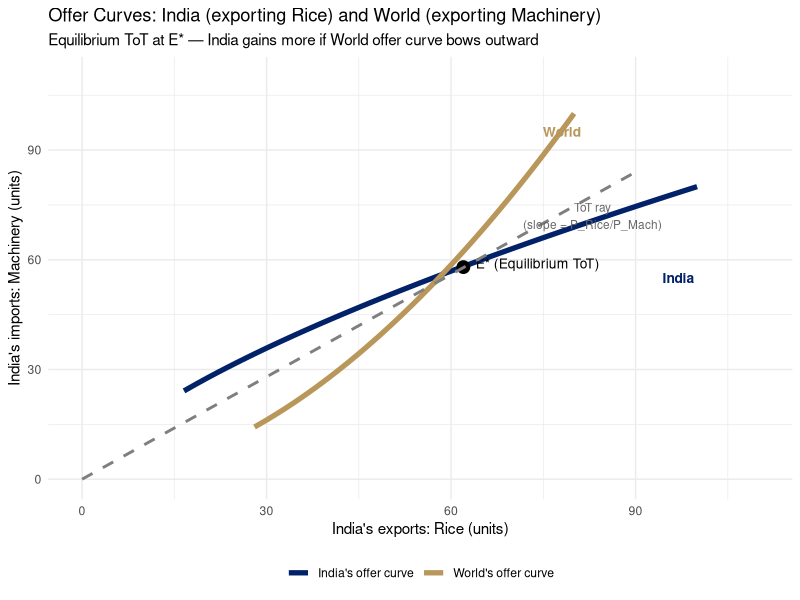
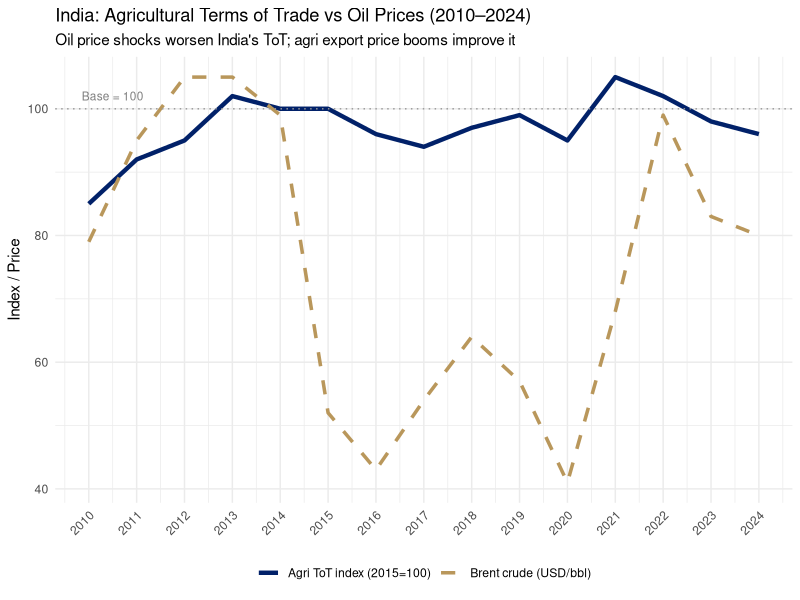
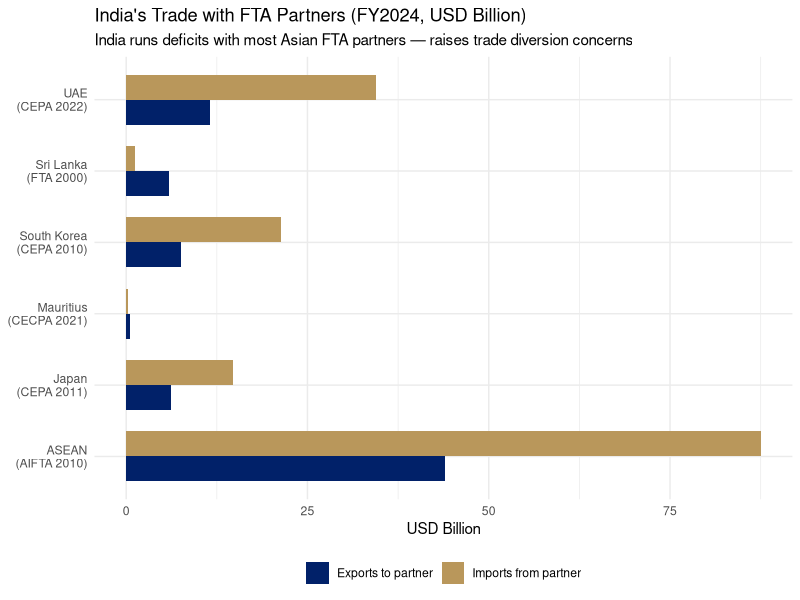
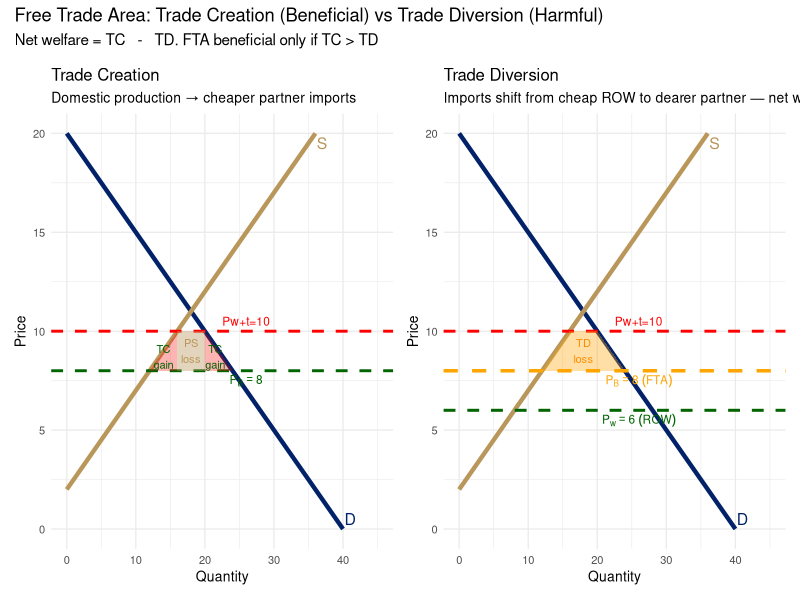

Write R code to recreate these figures, in order.
## ---- chunk 1
#| label: setup
#| include: false
library(ggplot2)
library(dplyr)
library(tidyr)
library(scales)
library(patchwork)
options(scipen = 999)
theme_set(theme_minimal(base_size = 11))
knitr::opts_chunk$set(echo = knitr::is_html_output())
## ---- chunk 2
#| label: fig-offer-curves
#| fig-cap: "Offer Curves: Equilibrium Terms of Trade Between India (Rice) and World (Machinery)\nSource: Author's illustration."
#| fig-width: 7
#| fig-height: 4

t <- seq(0.05, 1, by = 0.01)

india_rice <- 100 * t^0.6
india_mach <-  80 * t^0.4

world_rice <-  80 * t^0.35
world_mach <- 100 * t^0.65

ggplot() +
  geom_path(data = data.frame(x = india_rice, y = india_mach),
            aes(x = x, y = y, colour = "India's offer curve"), linewidth = 1.8) +
  geom_path(data = data.frame(x = world_rice, y = world_mach),
            aes(x = x, y = y, colour = "World's offer curve"), linewidth = 1.8) +
  geom_point(aes(x = 62, y = 58), size = 4, colour = "black") +
  annotate("text", x = 64, y = 59, label = "E* (Equilibrium ToT)",
           size = 3.5, hjust = 0) +
  geom_segment(aes(x = 0, y = 0, xend = 90, yend = 84),
               linetype = "dashed", colour = "grey50", linewidth = 1) +
  annotate("text", x = 83, y = 72,
           label = "ToT ray\n(slope = P_Rice/P_Mach)", size = 3, colour = "grey40") +
  annotate("text", x = 97, y = 55, label = "India",
           size = 3.5, colour = "#012169", fontface = "bold") +
  annotate("text", x = 78, y = 95, label = "World",
           size = 3.5, colour = "#B9975B", fontface = "bold") +
  scale_colour_manual(
    values = c("India's offer curve" = "#012169",
               "World's offer curve" = "#B9975B")) +
  labs(title    = "Offer Curves: India (exporting Rice) and World (exporting Machinery)",
       subtitle = "Equilibrium ToT at E* — India gains more if World offer curve bows outward",
       x = "India's exports: Rice (units)",
       y = "India's imports: Machinery (units)",
       colour = NULL) +
  scale_x_continuous(limits = c(0, 110)) +
  scale_y_continuous(limits = c(0, 110)) +
  theme(legend.position = "bottom")
## ---- chunk 3
#| label: fig-india-tot
#| fig-cap: "India's Commodity Terms of Trade (Agricultural Exports vs All Imports), 2010–2024\nSource: RBI Annual Report; DGCI&S."
#| fig-width: 8
#| fig-height: 4.5

india_tot <- data.frame(
  year      = 2010:2024,
  tot_agri  = c(85, 92, 95, 102, 100, 100, 96, 94, 97, 99, 95, 105, 102, 98, 96),
  oil_price = c(79, 95, 105, 105,  99,  52, 43, 54, 64, 57, 41,  68,  99, 83, 80)
)

ggplot(india_tot, aes(x = year)) +
  geom_line(aes(y = tot_agri,  colour = "Agri ToT index (2015=100)"),
            linewidth = 1.5) +
  geom_line(aes(y = oil_price, colour = "Brent crude (USD/bbl)"),
            linewidth = 1.2, linetype = "dashed") +
  geom_hline(yintercept = 100, linetype = "dotted", colour = "grey60") +
  annotate("text", x = 2010.5, y = 102, label = "Base = 100", size = 3, colour = "grey50") +
  scale_colour_manual(
    values = c("Agri ToT index (2015=100)" = "#012169",
               "Brent crude (USD/bbl)"     = "#B9975B")) +
  scale_x_continuous(breaks = 2010:2024) +
  labs(title    = "India: Agricultural Terms of Trade vs Oil Prices (2010–2024)",
       subtitle = "Oil price shocks worsen India's ToT; agri export price booms improve it",
       x = NULL, y = "Index / Price", colour = NULL) +
  theme(legend.position = "bottom",
        axis.text.x = element_text(angle = 45, hjust = 1))
## ---- chunk 4
#| label: fig-india-fta
#| fig-cap: "India's Trade Balance with Key FTA Partners (USD billion, FY2024)\nSource: DGCI&S / Ministry of Commerce and Industry, GoI."
#| fig-width: 8
#| fig-height: 4.5

fta_data <- data.frame(
  partner = c("ASEAN\n(AIFTA 2010)", "South Korea\n(CEPA 2010)", "Japan\n(CEPA 2011)",
              "UAE\n(CEPA 2022)", "Sri Lanka\n(FTA 2000)", "Mauritius\n(CECPA 2021)"),
  exports  = c(44.0,  7.5,  6.2, 11.5, 5.9, 0.5),
  imports  = c(87.5, 21.3, 14.8, 34.5, 1.2, 0.2)
)

fta_long <- tidyr::pivot_longer(fta_data,
                                cols      = c(exports, imports),
                                names_to  = "type",
                                values_to = "value")

ggplot(fta_long, aes(x = partner, y = value, fill = type)) +
  geom_col(position = "dodge", width = 0.7) +
  scale_fill_manual(
    values = c("exports" = "#012169", "imports" = "#B9975B"),
    labels = c("exports" = "Exports to partner", "imports" = "Imports from partner")) +
  coord_flip() +
  labs(title    = "India's Trade with FTA Partners (FY2024, USD Billion)",
       subtitle = "India runs deficits with most Asian FTA partners — raises trade diversion concerns",
       x = NULL, y = "USD Billion", fill = NULL) +
  theme(legend.position = "bottom")
## ---- chunk 5
#| label: fig-trade-creation
#| fig-cap: "FTA: Trade Creation (gain, left) vs Trade Diversion (loss, right)\nSource: Author's illustration."
#| fig-width: 9
#| fig-height: 5

# Setup: Country A imports good X.
# Partner B price PB = 8; Rest-of-World price Pw = 6; MFN tariff t = 4.
# Domestic supply Qs = 2P - 4; Domestic demand Qd = 40 - 2P.
# Pre-FTA (Pw+t=10): Qs=16, Qd=20, M=4.
# Post-FTA with B (PB=8): Qs=12, Qd=24, M=12.

p1 <- ggplot() +
  geom_segment(aes(x = 0, y = 20, xend = 40, yend =  0),
               colour = "#012169", linewidth = 1.5) +
  geom_segment(aes(x = 0, y =  2, xend = 36, yend = 20),
               colour = "#B9975B", linewidth = 1.5) +
  geom_hline(yintercept = 10, colour = "red",       linetype = "dashed", linewidth = 1) +
  geom_hline(yintercept =  8, colour = "darkgreen", linetype = "dashed", linewidth = 1) +
  annotate("polygon", x = c(16, 20, 20, 16), y = c(8, 8, 10, 10),
           fill = "#B9975B", alpha = 0.4) +
  annotate("polygon", x = c(20, 24, 20),     y = c(8, 8, 10),
           fill = "red",    alpha = 0.3) +
  annotate("polygon", x = c(16, 12, 16),     y = c(10, 8, 8),
           fill = "red",    alpha = 0.3) +
  annotate("text", x = 18,   y = 9.0,  label = "PS\nloss",  size = 2.8, colour = "#B9975B") +
  annotate("text", x = 21.5, y = 8.7,  label = "TC\ngain",  size = 2.8, colour = "darkgreen") +
  annotate("text", x = 14,   y = 8.7,  label = "TC\ngain",  size = 2.8, colour = "darkgreen") +
  annotate("text", x = 41,   y = 0.5,  label = "D",         size = 4,   colour = "#012169") +
  annotate("text", x = 37,   y = 19.5, label = "S",         size = 4,   colour = "#B9975B") +
  annotate("text", x = 26,   y = 10.5, label = "Pw+t=10",   size = 3,   colour = "red") +
  annotate("text", x = 26,   y =  7.5, label = "P[B]==8",   size = 3,   colour = "darkgreen", parse = TRUE) +
  labs(title    = "Trade Creation",
       subtitle = "Domestic production → cheaper partner imports",
       x = "Quantity", y = "Price") +
  scale_x_continuous(limits = c(0, 45)) +
  theme_minimal(base_size = 10)

p2 <- ggplot() +
  geom_segment(aes(x = 0, y = 20, xend = 40, yend =  0),
               colour = "#012169", linewidth = 1.5) +
  geom_segment(aes(x = 0, y =  2, xend = 36, yend = 20),
               colour = "#B9975B", linewidth = 1.5) +
  geom_hline(yintercept = 10, colour = "red",       linetype = "dashed", linewidth = 1) +
  geom_hline(yintercept =  8, colour = "orange",    linetype = "dashed", linewidth = 1.2) +
  geom_hline(yintercept =  6, colour = "darkgreen", linetype = "dashed", linewidth = 1) +
  annotate("polygon",
           x = c(12, 16, 20, 24, 12),
           y = c( 8, 10, 10,  8,  8),
           fill = "orange", alpha = 0.35) +
  annotate("text", x = 18,   y =  9.0, label = "TD\nloss",      size = 2.8, colour = "darkorange") +
  annotate("text", x = 26,   y = 10.5, label = "Pw+t=10",       size = 3,   colour = "red") +
  annotate("text", x = 26,   y =  7.5, label = "P[B]==8~(FTA)", size = 3,   colour = "orange",    parse = TRUE) +
  annotate("text", x = 26,   y =  5.5, label = "P[w]==6~(ROW)", size = 3,   colour = "darkgreen", parse = TRUE) +
  annotate("text", x = 41,   y =  0.5, label = "D",             size = 4,   colour = "#012169") +
  annotate("text", x = 37,   y = 19.5, label = "S",             size = 4,   colour = "#B9975B") +
  labs(title    = "Trade Diversion",
       subtitle = "Imports shift from cheap ROW to dearer partner — net welfare loss",
       x = "Quantity", y = "Price") +
  scale_x_continuous(limits = c(0, 45)) +
  theme_minimal(base_size = 10)

p1 + p2 +
  plot_annotation(
    title    = "Free Trade Area: Trade Creation (Beneficial) vs Trade Diversion (Harmful)",
    subtitle = expression(paste("Net welfare = TC ", phantom(x), "-", phantom(x), " TD. FTA beneficial only if TC > TD"))
  )
